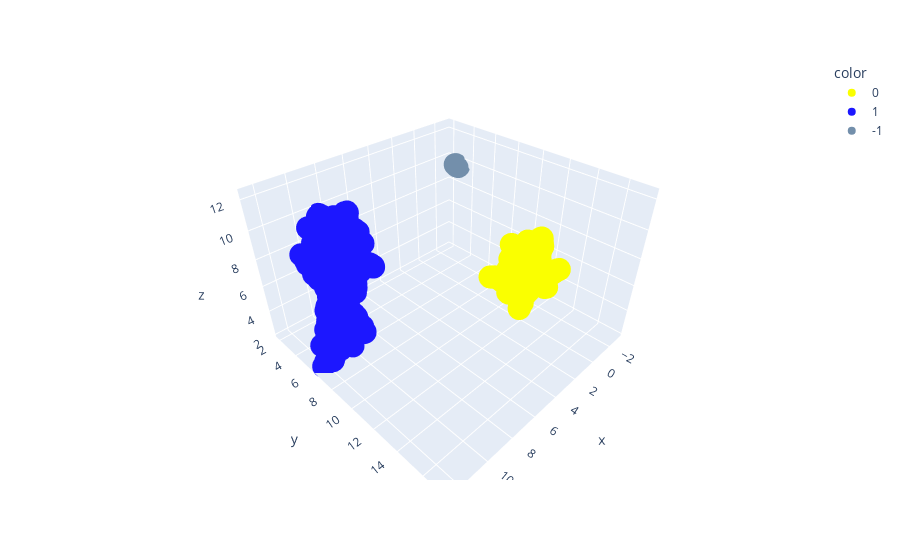

The notebook cell saved with this chart:
### Code cell
import plotly.express as px


colors: list[str] = [str(x) for x in cluster.labels_]

fig = px.scatter_3d(
    x=u[:, 0],
    y=u[:, 1],
    z=u[:, 2],
    color=colors,
    custom_data=[data["sub"], data["title"]],
    color_discrete_sequence=palette,
)
fig.update_traces(
    hovertemplate="\n".join(
        [
            "sub: %{customdata[1]}",
            "title: %{customdata[0]}",
        ]
    )
)

### Figure 1 — Plotly figure (JSON) as saved in the notebook; plotly's stock layout.template omitted (floating-point values rounded to 4 significant figures; data arrays with more than 128 entries replaced by an {"elided": "..."} marker saying what was removed)
{"data": [{"customdata": {"elided": "897x2 str values"}, "hovertemplate": "sub: %{customdata[1]}\ntitle: %{customdata[0]}", "legendgroup": "0", "marker": {"color": "#FAFF00", "symbol": "circle"}, "mode": "markers", "name": "0", "scene": "scene", "showlegend": true, "type": "scatter3d", "x": {"elided": "897 float values"}, "y": {"elided": "897 float values"}, "z": {"elided": "897 float values"}}, {"customdata": {"elided": "2161x2 str values"}, "hovertemplate": "sub: %{customdata[1]}\ntitle: %{customdata[0]}", "legendgroup": "1", "marker": {"color": "#1C17FF", "symbol": "circle"}, "mode": "markers", "name": "1", "scene": "scene", "showlegend": true, "type": "scatter3d", "x": {"elided": "2161 float values"}, "y": {"elided": "2161 float values"}, "z": {"elided": "2161 float values"}}, {"customdata": [["investing", "Daily General Discussion and Advice Thread - March 31, 2022"], ["investing", "Daily General Discussion and Advice Thread - March 08, 2022"], ["investing", "Daily General Discussion and Advice Thread - April 14, 2022"], ["investing", "Daily General Discussion and Advice Thread - March 19, 2022"], ["investing", "Daily General Discussion and Advice Thread - March 28, 2022"], ["investing", "Daily General Discussion and Advice Thread - April 15, 2022"], ["investing", "Daily General Discussion and Advice Thread - April 19, 2022"], ["investing", "Daily General Discussion and Advice Thread - March 22, 2022"], ["investing", "Daily General Discussion and Advice Thread - April 22, 2022"], ["investing", "Daily General Discussion and Advice Thread - March 12, 2022"], ["investing", "Daily General Discussion and Advice Thread - March 02, 2022"], ["investing", "Daily General Discussion and Advice Thread - March 20, 2022"], ["investing", "Daily General Discussion and Advice Thread - March 06, 2022"], ["investing", "Daily General Discussion and Advice Thread - March 11, 2022"], ["investing", "Daily General Discussion and Advice Thread - April 12, 2022"], ["investing", "Daily General Discussion and Advice Thread - March 16, 2022"], ["investing", "Daily General Discussion and Advice Thread - April 05, 2022"], ["investing", "Daily General Discussion and Advice Thread - April 01, 2022"], ["investing", "Daily General Discussion and Advice Thread - March 09, 2022"], ["investing", "Daily General Discussion and Advice Thread - April 02, 2022"], ["investing", "Daily General Discussion and Advice Thread - April 04, 2022"], ["investing", "Daily General Discussion and Advice Thread - March 25, 2022"], ["investing", "Daily General Discussion and Advice Thread - April 10, 2022"], ["investing", "Daily General Discussion and Advice Thread - March 21, 2022"], ["investing", "Daily General Discussion and Advice Thread - April 27, 2022"], ["investing", "Daily General Discussion and Advice Thread - April 24, 2022"], ["investing", "Daily General Discussion and Advice Thread - March 03, 2022"], ["investing", "Daily General Discussion and Advice Thread - April 17, 2022"], ["investing", "Daily General Discussion and Advice Thread - April 07, 2022"], ["investing", "Daily General Discussion and Advice Thread - April 03, 2022"], ["investing", "Daily General Discussion and Advice Thread - March 04, 2022"], ["investing", "Daily General Discussion and Advice Thread - March 30, 2022"], ["investing", "Daily General Discussion and Advice Thread - March 15, 2022"], ["investing", "Daily General Discussion and Advice Thread - April 09, 2022"], ["investing", "Daily General Discussion and Advice Thread - March 10, 2022"], ["investing", "Daily General Discussion and Advice Thread - March 13, 2022"], ["investing", "Daily General Discussion and Advice Thread - April 26, 2022"], ["investing", "Daily General Discussion and Advice Thread - April 25, 2022"], ["investing", "Daily General Discussion and Advice Thread - April 23, 2022"], ["investing", "Daily General Discussion and Advice Thread - April 13, 2022"], ["investing", "Daily General Discussion and Advice Thread - March 05, 2022"], ["investing", "Daily General Discussion and Advice Thread - March 26, 2022"], ["investing", "Daily General Discussion and Advice Thread - April 20, 2022"], ["investing", "Daily General Discussion and Advice Thread - March 24, 2022"], ["investing", "Daily General Discussion and Advice Thread - March 27, 2022"], ["investing", "Daily General Discussion and Advice Thread - March 29, 2022"], ["investing", "Daily General Discussion and Advice Thread - April 11, 2022"], ["investing", "Daily General Discussion and Advice Thread - April 18, 2022"], ["investing", "Daily General Discussion and Advice Thread - March 23, 2022"], ["investing", "Daily General Discussion and Advice Thread - April 28, 2022"], ["investing", "Daily General Discussion and Advice Thread - April 06, 2022"], ["investing", "Daily General Discussion and Advice Thread - April 08, 2022"], ["investing", "Daily General Discussion and Advice Thread - March 18, 2022"], ["investing", "Daily General Discussion and Advice Thread - March 01, 2022"], ["investing", "New-ish to Investing but Really Want to Get Into it"], ["investing", "Daily General Discussion and Advice Thread - March 07, 2022"], ["investing", "Daily General Discussion and Advice Thread - March 17, 2022"], ["investing", "Daily General Discussion and Advice Thread - April 16, 2022"], ["investing", "Daily General Discussion and Advice Thread - March 14, 2022"], ["investing", "Daily General Discussion and Advice Thread - April 21, 2022"]], "hovertemplate": "sub: %{customdata[1]}\ntitle: %{customdata[0]}", "legendgroup": "-1", "marker": {"color": "#738FAB", "symbol": "circle"}, "mode": "markers", "name": "-1", "scene": "scene", "showlegend": true, "type": "scatter3d", "x": [-2.863, -2.893, -2.858, -2.885, -2.958, -2.905, -2.945, -2.875, -2.82, -2.864, -2.882, -2.862, -2.89, -2.879, -2.882, -2.831, -2.919, -2.887, -2.89, -2.881, -2.865, -2.903, -2.972, -2.825, -2.893, -2.898, -2.917, -2.844, -2.868, -2.843, -2.886, -2.867, -2.899, -2.885, -2.846, -2.933, -2.909, -2.869, -2.897, -2.929, -2.917, -2.847, -2.96, -2.899, -2.891, -2.847, -2.904, -2.864, -2.909, -2.867, -2.862, -2.834, -2.921, -2.889, -2.913, -2.831, -2.9, -2.905, -2.872, -2.888], "y": [2.848, 2.818, 2.811, 2.828, 2.928, 2.814, 2.79, 2.816, 2.752, 2.784, 2.827, 2.845, 2.825, 2.806, 2.83, 2.883, 2.828, 2.828, 2.832, 2.849, 2.867, 2.846, 2.767, 2.857, 2.82, 2.818, 2.786, 2.72, 2.811, 2.871, 2.829, 2.853, 2.826, 2.824, 2.868, 2.879, 2.828, 2.796, 2.832, 2.823, 2.795, 2.797, 2.903, 2.823, 2.814, 2.873, 2.817, 2.855, 2.855, 2.85, 2.824, 2.887, 2.808, 2.832, 2.822, 2.778, 2.815, 2.81, 2.843, 2.829], "z": [9.591, 9.561, 9.595, 9.571, 9.493, 9.55, 9.539, 9.581, 9.634, 9.593, 9.572, 9.593, 9.565, 9.587, 9.574, 9.624, 9.536, 9.569, 9.565, 9.57, 9.59, 9.551, 9.478, 9.629, 9.563, 9.557, 9.537, 9.623, 9.587, 9.612, 9.568, 9.574, 9.555, 9.569, 9.602, 9.522, 9.546, 9.586, 9.554, 9.525, 9.537, 9.607, 9.495, 9.556, 9.577, 9.607, 9.551, 9.589, 9.545, 9.567, 9.593, 9.621, 9.533, 9.565, 9.526, 9.623, 9.554, 9.549, 9.583, 9.566]}], "layout": {"legend": {"title": {"text": "color"}, "tracegroupgap": 0}, "margin": {"t": 60}, "scene": {"domain": {"x": [0, 1], "y": [0, 1]}, "xaxis": {"title": {"text": "x"}}, "yaxis": {"title": {"text": "y"}}, "zaxis": {"title": {"text": "z"}}}}}
